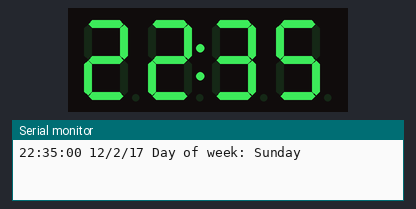
The sketch below on a simulated Arduino Uno, built with avr-gcc and run on an emulated ATmega328P. On the bench: 4-digit seven-segment display, the last lines printed to the serial monitor. Wiring (inferred from the names in the program): DS3231 clock at I2C address 0x68. The local clock reads 2024-03-15 10:24:30 at power-on unless the sketch sets it.

Above: at 0.1 s.
At 63.2 s:
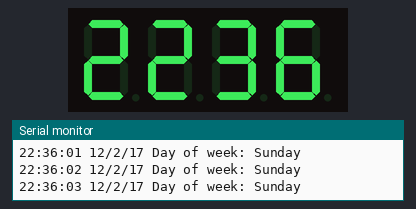
At 128.5 s:
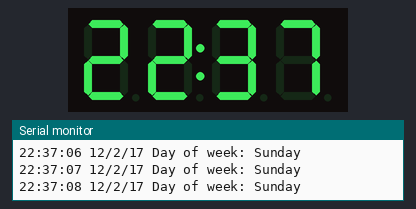

The sketch:

ds3231_tm1637.ino
```cpp
#include <Arduino.h> //wprogram.h
#include "TM1637Display.h" //segment
// Module connection pins (Digital Pins)
#define CLK 2
#define DIO 3
TM1637Display display(CLK, DIO);
static unsigned char colon=1;

#include "Wire.h" //i2c //ds3231 //rtc
#define DS3231_I2C_ADDRESS 0x68
// Convert normal decimal numbers to binary coded decimal
byte decToBcd(byte val)
{
  return( (val/10*16) + (val%10) );
}
// Convert binary coded decimal to normal decimal numbers
byte bcdToDec(byte val)
{
  return( (val/16*10) + (val%16) );
}

void setDS3231time(byte second, byte minute, byte hour, byte dayOfWeek, byte
dayOfMonth, byte month, byte year)
{
  // sets time and date data to DS3231
  Wire.beginTransmission(DS3231_I2C_ADDRESS);
  Wire.write(0); // set next input to start at the seconds register
  Wire.write(decToBcd(second)); // set seconds
  Wire.write(decToBcd(minute)); // set minutes
  Wire.write(decToBcd(hour)); // set hours
  Wire.write(decToBcd(dayOfWeek)); // set day of week (1=Sunday, 7=Saturday)
  Wire.write(decToBcd(dayOfMonth)); // set date (1 to 31)
  Wire.write(decToBcd(month)); // set month
  Wire.write(decToBcd(year)); // set year (0 to 99)
  Wire.endTransmission();
}
void readDS3231time(byte *second,
byte *minute,
byte *hour,
byte *dayOfWeek,
byte *dayOfMonth,
byte *month,
byte *year)
{
  Wire.beginTransmission(DS3231_I2C_ADDRESS);
  Wire.write(0); // set DS3231 register pointer to 00h
  Wire.endTransmission();
  Wire.requestFrom(DS3231_I2C_ADDRESS, 7);
  // request seven bytes of data from DS3231 starting from register 00h
  *second = bcdToDec(Wire.read() & 0x7f);
  *minute = bcdToDec(Wire.read());
  *hour = bcdToDec(Wire.read() & 0x3f);
  *dayOfWeek = bcdToDec(Wire.read());
  *dayOfMonth = bcdToDec(Wire.read());
  *month = bcdToDec(Wire.read());
  *year = bcdToDec(Wire.read());
}
void displayTime()
{
  byte second, minute, hour, dayOfWeek, dayOfMonth, month, year;
  // retrieve data from DS3231
  readDS3231time(&second, &minute, &hour, &dayOfWeek, &dayOfMonth, &month,
  &year);

  int k=(hour*100)+minute;
  display.setBrightness(0x0f); //must
  display.showNumberDec(k, false);
  uint8_t segto; //colon
  if (colon) segto = 0x80 | display.encodeDigit((k / 100)%10);
  else segto = 0x00 | display.encodeDigit((k / 100)%10);
  colon ^=1;
  display.setSegments(&segto, 1, 1);

  // send it to the serial monitor
  Serial.print(hour, DEC);
  // convert the byte variable to a decimal number when displayed
  Serial.print(":");
  if (minute<10)
  {
    Serial.print("0");
  }
  Serial.print(minute, DEC);
  Serial.print(":");
  if (second<10)
  {
    Serial.print("0");
  }
  Serial.print(second, DEC);
  Serial.print(" ");
  Serial.print(dayOfMonth, DEC);
  Serial.print("/");
  Serial.print(month, DEC);
  Serial.print("/");
  Serial.print(year, DEC);
  Serial.print(" Day of week: ");
  switch(dayOfWeek){
  case 1:
    Serial.println("Sunday");
    break;
  case 2:
    Serial.println("Monday");
    break;
  case 3:
    Serial.println("Tuesday");
    break;
  case 4:
    Serial.println("Wednesday");
    break;
  case 5:
    Serial.println("Thursday");
    break;
  case 6:
    Serial.println("Friday");
    break;
  case 7:
    Serial.println("Saturday");
    break;
  }
}
void setup()
{
  Wire.begin();
  Serial.begin(9600);
  // set the initial time here:
  // DS3231 seconds, minutes, hours, day, date, month, year
   setDS3231time(00,35,22,1,12,02,17); //// set day of week (1=Sunday, 7=Saturday)

   display.setBrightness(0x0f); //must
}
void loop()
{
  displayTime(); // display the real-time clock data on the Serial Monitor,
  delay(1000); // every second
}
```
